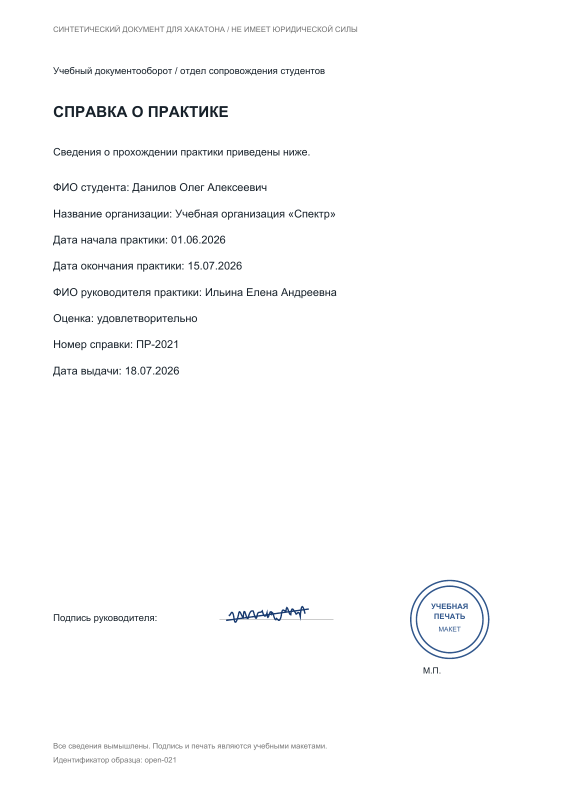
#> input picture data/open/documents/open-021.png, 1132 x 1600 px, found by its file name (shown at 1/2 size)
$ jupyter execute --allow-errors docrux_colab.ipynb   (shell and % lines are left out)
#> lines starting #> are read from the running program, lines starting #| are printed output that depends on the picture
#> the answer given: open-021.png
#> the answer given: open-021.png
#> further down, source is the input picture: shape (1600, 1132, 3); mean B, G, R 251.6, 251.4, 251.2
### tools/degrade.py
"""Портит чистые снимки так, как это делает телефон: наклон, тень, блик, низкое разрешение.

Из набора в формате организаторов делает такой же набор с испорченными
изображениями, чтобы измерить, насколько сервис устойчив к плохим фото.

    python tools/degrade.py data/open data/open-tilt --mode tilt
    python tools/degrade.py data/open data/open-photo --mode photo
"""

from __future__ import annotations

import argparse
import json
import random
import shutil
from pathlib import Path

import cv2
import numpy as np

MODES = ["tilt", "shadow", "glare", "lowres", "jpeg", "blur", "photo"]


# [19 lines left out: function tilt, not called in this run]


def shadow(image: np.ndarray, rng: random.Random) -> np.ndarray:
    """Косая тень от руки или телефона: половина листа темнее."""
    height, width = image.shape[:2]
    ys, xs = np.mgrid[0:height, 0:width].astype(np.float32)
    angle = rng.uniform(0, np.pi)
    offset = rng.uniform(0.35, 0.65)
    ramp = (xs / width * np.cos(angle) + ys / height * np.sin(angle)) - offset
    mask = 1 / (1 + np.exp(-ramp * rng.uniform(10, 25)))
    strength = rng.uniform(0.35, 0.55)
    gain = 1 - strength * mask
    return np.clip(image.astype(np.float32) * gain[..., None], 0, 255).astype(np.uint8)


# [31 lines left out: functions glare, lowres, jpeg, blur, not called in this run]


def photo(image: np.ndarray, rng: random.Random) -> np.ndarray:
    """Снимок телефоном: лист на столе, перспектива, наклон, тень, сжатие."""
    height, width = image.shape[:2]
#> height = 1600; width = 1132
    canvas_w, canvas_h = int(width * 1.25), int(height * 1.2)
#> canvas_w = 1415; canvas_h = 1920
    desk = np.full((canvas_h, canvas_w, 3), (72, 92, 118), np.uint8)
    grain = np.random.default_rng(rng.randrange(1 << 30)).normal(0, 9, desk.shape)
    desk = np.clip(desk.astype(np.float32) + grain, 0, 255).astype(np.uint8)

    margin_x, margin_y = (canvas_w - width) / 2, (canvas_h - height) / 2
#> margin_x = 141.5; margin_y = 160
    jitter = lambda: rng.uniform(-0.035, 0.035) * width  # noqa: E731
    source = np.float32([[0, 0], [width, 0], [width, height], [0, height]])
    target = np.float32(
        [
            [margin_x + jitter(), margin_y + jitter()],
            [margin_x + width + jitter(), margin_y + jitter()],
            [margin_x + width + jitter(), margin_y + height + jitter()],
            [margin_x + jitter(), margin_y + height + jitter()],
        ]
    )
    matrix = cv2.getPerspectiveTransform(source, target)
    warped = cv2.warpPerspective(image, matrix, (canvas_w, canvas_h), flags=cv2.INTER_CUBIC)
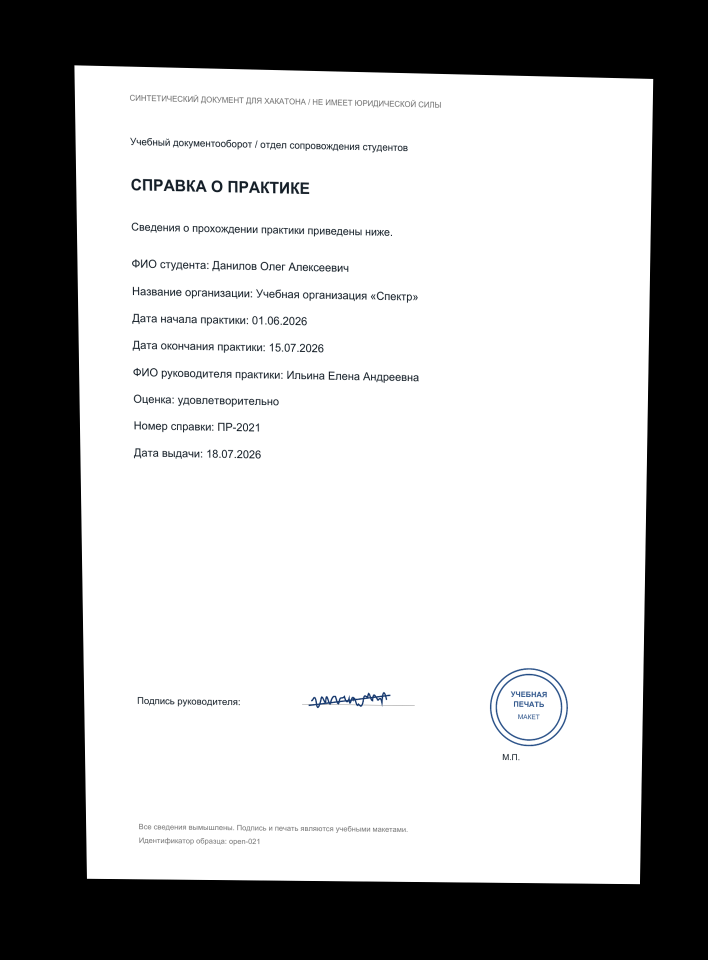
#> warped: shape (1920, 1415, 3) (shown at 1/2 size); mean B, G, R 169.6, 169.4, 169.2
    mask = cv2.warpPerspective(
        np.full((height, width), 255, np.uint8), matrix, (canvas_w, canvas_h)
    )
    out = np.where(mask[..., None] > 0, warped, desk)
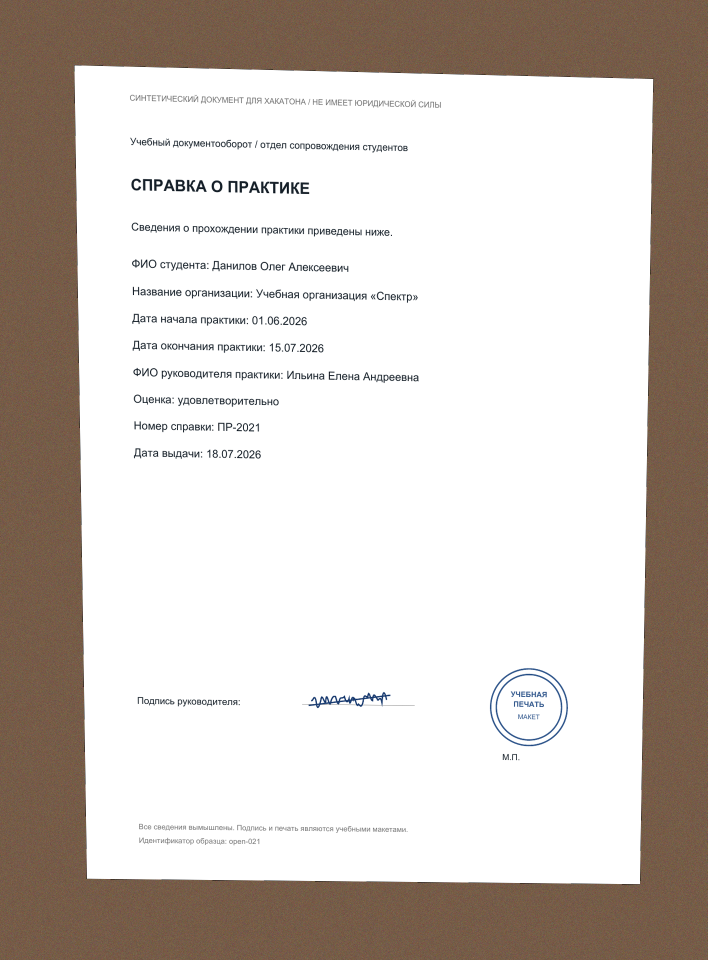
#> out: shape (1920, 1415, 3) (shown at 1/2 size); mean B, G, R 192.8, 199.1, 207.4

    angle = rng.uniform(-12, 12)
    rotation = cv2.getRotationMatrix2D((canvas_w / 2, canvas_h / 2), angle, 1.0)
    out = cv2.warpAffine(
        out,
        rotation,
        (canvas_w, canvas_h),
        flags=cv2.INTER_CUBIC,
        borderMode=cv2.BORDER_REPLICATE,
    )
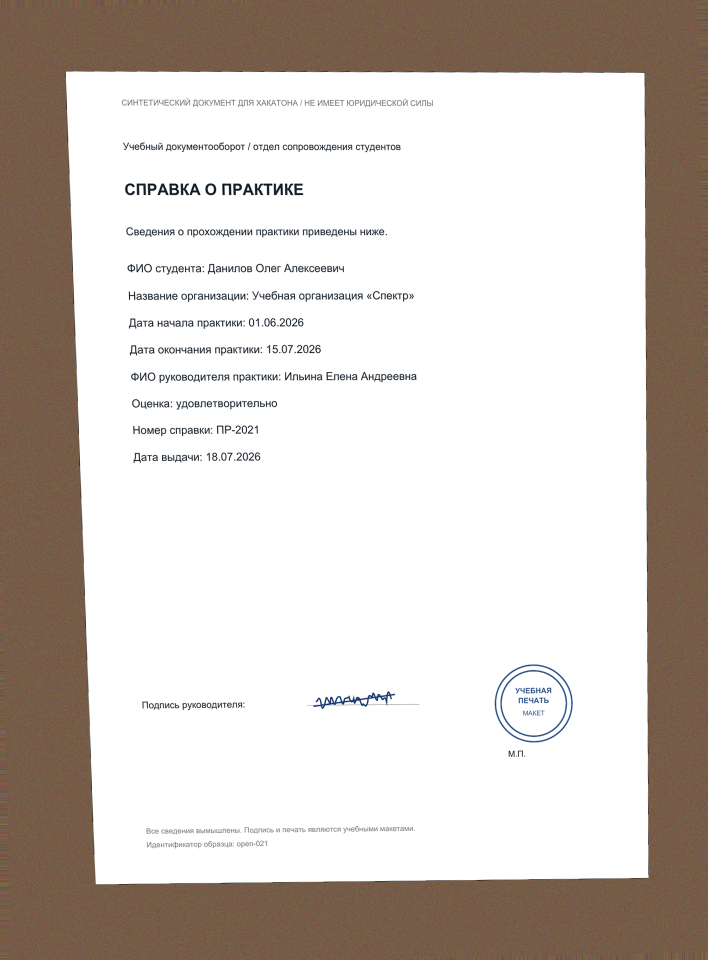
#> out: shape (1920, 1415, 3) (shown at 1/2 size); mean B, G, R 192.7, 199, 207.3
    out = shadow(out, rng)
#> in shadow, `return np.clip(image.astype(np.float32) * gain[..., None], 0, 255).ast..`:
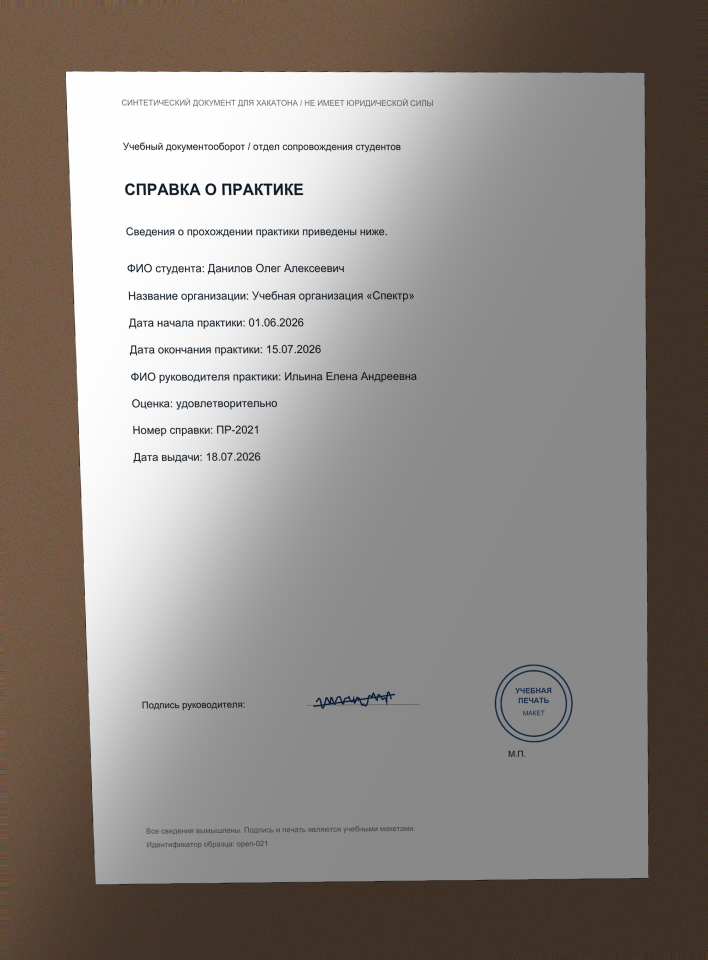
#> returned value: shape (1920, 1415, 3) (shown at 1/2 size); mean of channels 0, 1, 2 131.7, 136.4, 142.5; drawn as B, G, R
    scale = rng.uniform(0.8, 1.0)
    out = cv2.resize(out, None, fx=scale, fy=scale, interpolation=cv2.INTER_AREA)
#> out: shape (1688, 1244, 3)
    ok, buffer = cv2.imencode(".jpg", out, [cv2.IMWRITE_JPEG_QUALITY, rng.randint(55, 75)])
    return cv2.imdecode(buffer, cv2.IMREAD_COLOR) if ok else out
#> returned value: shape (1688, 1244, 3)


TRANSFORMS = {
    "tilt": tilt,
    "shadow": shadow,
    "glare": glare,
    "lowres": lowres,
    "jpeg": jpeg,
    "blur": blur,
    "photo": photo,
}


# [30 lines left out: function degrade, not called in this run]


# [9 lines that do not run on import are left out]

### backend/src/docrux/pipeline.py
"""Сквозной путь: файл → текст → карточка → проверка → ответ."""

from __future__ import annotations

import re
import time
from dataclasses import dataclass

import numpy as np

from docrux import textnorm
from docrux.doctypes import DocType, DocTypeRegistry
from docrux.extraction import freeform
from docrux.extraction.classify import detect_type
from docrux.extraction.fields import Found, locate, normalize, split_composite
from docrux.extraction.generic import OTHER_TYPE, generic_fields, guess_title
from docrux.imaging import advice, marks
from docrux.imaging.loader import Page, load_page, load_pages
from docrux.imaging.preprocess import Prepared, prepare
from docrux.models import Analysis, Answer, Box, FieldValue, Line, OcrResult, Validation
from docrux.ocr.base import OcrEngine
from docrux.ocr.handwriting import HandwritingReader
from docrux.qa.answerer import COMPLETENESS_QUESTION, Answerer
from docrux.qa.retrieval import load_hints
from docrux.rules.kb import RuleBook
from docrux.rules.remarks import find_remarks
from docrux.rules.validate import validate
from docrux.settings import Settings, get_settings
from docrux.textnorm import NOT_FOUND

FORM_SHARE = 0.6
"""Доля полей с метками, начиная с которой документ считается бланком."""
PRINTED_TRUST = 0.6
GARBAGE_TRUST = 0.3
"""Ниже этой уверенности печатное чтение считается случайным набором букв."""
"""Ниже этой уверенности печатное значение перепроверяется как рукописное."""
HINT_MIN_WIDTH = 0.25
"""Ширина подсказки, если после метки на строке ничего нет, в долях ширины снимка."""


class TypeNotDetected(ValueError):
    """Тип документа не удалось определить автоматически."""


@dataclass
class Processed:
    analysis: Analysis
    image: np.ndarray
    """Выровненный снимок, к которому привязаны рамки полей."""


class Pipeline:
    # [15 lines left out: function __init__, not called in this run]

    @classmethod
    def default(cls, settings: Settings | None = None) -> Pipeline:
        from docrux.ocr.tesseract import TesseractEngine

        settings = settings or get_settings()
        return cls(
            DocTypeRegistry.load(settings.doc_types_dir),
            RuleBook.load(settings.rules_path),
            TesseractEngine(settings.ocr_lang, settings.ocr_psm, settings.tessdata),
            settings,
        )

    # [235 lines left out: functions read, analyze, extract, empty, not called in this run]

    def _type(self, analysis: Analysis) -> DocType | None:
        return self.registry.get(analysis.document_type) if analysis.supported else None

    def ask(self, analysis: Analysis, question: str, assistant: bool = False) -> Answer:
        """Отвечает на вопрос. assistant включает рассказ о документе и поиск по Положению."""
        return self.answerer.answer(self._type(analysis), analysis, question, assistant)

    # [56 lines left out: functions check, _stack, _value_place, not called in this run]


_SEAL_LABEL = re.compile(r"^\s*(м\.?\s*п\.?|место\s+печати)\s*$", re.IGNORECASE)


def _seal_anchor(lines: list[Line]) -> Line | None:
    """Строка «М.П.»: возле неё должна стоять печать."""
    return next((line for line in lines if _SEAL_LABEL.match(line.text)), None)


def _same(left: str, right: str) -> bool:
    return textnorm.compare_key(left) == textnorm.compare_key(right)


# [4 lines left out: function _gray, not called in this run]

### notebooks/docrux_colab.ipynb
# Докрукс в Google Colab

Ноутбук запускает сервис на бесплатной машине Colab без видеокарты:

1. ставит Tesseract и сам сервис;
2. распознаёт открытый набор и сверяет результат со скриптом организаторов;
3. собирает `results.json` для любого другого набора в том же формате;
4. показывает разбор одного документа с подсветкой полей.

Выполняйте ячейки по порядку. Установка занимает около двух минут.

## 1. Установка

[cell 1]
import os

os.environ["DOCRUX_TESSDATA"] = "/opt/tessdata_best"
os.environ["DOCRUX_CONFIG_DIR"] = "/content/docrux/config"
ROOT = "/content/docrux"

## 2. Открытый набор

Сервис читает 30 изображений, отвечает на 120 вопросов и сохраняет `results.json`. Затем скрипт организаторов сравнивает его с эталоном.

## 3. Свой набор

Загрузите архив с набором в том же формате: `documents.json`, `questions.json` и папка `documents`. Ячейка распакует его и соберёт `results.json`. Если в архиве есть `reference_results.json`, результат будет сразу проверен.

[cell 2]
import glob
import zipfile

from google.colab import files

uploaded = files.upload()
archive = next(iter(uploaded))
target = "/content/dataset"
#> (the rest of this cell did not finish here and is left out)

## 4. Один документ

Можно взять пример из открытого набора или загрузить свой файл. Зелёные рамки показывают, где на снимке найдено каждое поле.

[cell 3]
import cv2
from IPython.display import display
from PIL import Image

from docrux.pipeline import Pipeline

#> (the rest of this cell did not finish here and is left out)

#> (a cell that did not finish here is left out)

Свой файл: JPG, PNG или PDF.

[cell 5]
uploaded = files.upload()
#> (the rest of this cell did not finish here and is left out)

## 5. Плохой снимок

Тот же документ после наклона, тени и сжатия. Сервис сначала выравнивает снимок, потом читает.

[cell 6]
import random
import sys

sys.path.insert(0, f"{ROOT}/tools")
import numpy as np
from degrade import photo

source = cv2.imread(f"{ROOT}/data/open/documents/open-021.png")
damaged = photo(source, random.Random(3))
cv2.imwrite("/content/photo.jpg", damaged)
before = Image.fromarray(cv2.cvtColor(damaged, cv2.COLOR_BGR2RGB))
before.thumbnail((500, 700))
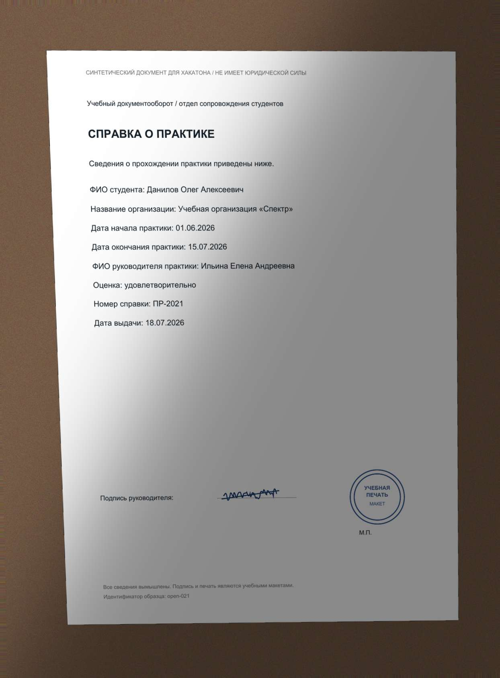
#> before: PIL image 500x678 RGB; mean R, G, B 142.8, 136.6, 131.9
display(before)
#> (the rest of this cell did not finish here and is left out)

$ run again, with data/open/documents/open-001.png copied over data/open/documents/open-021.png
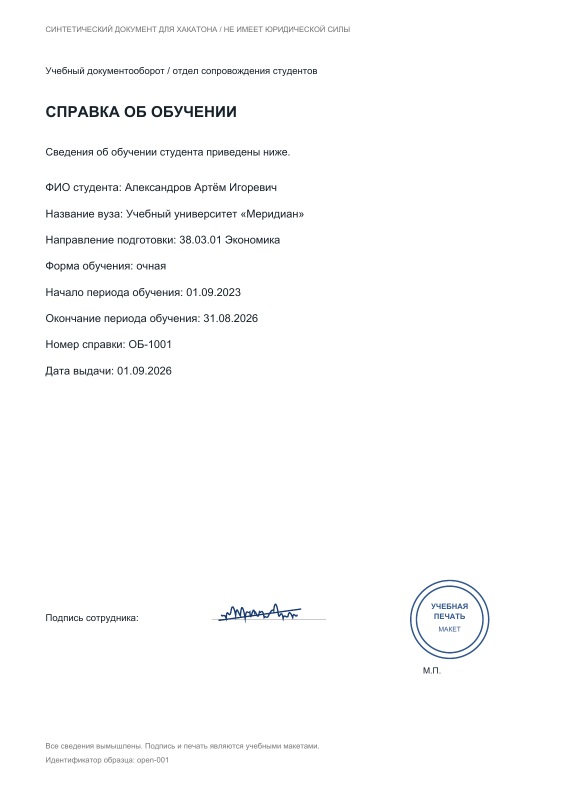
#> input picture data/open/documents/open-001.png, 1132 x 1600 px, found by its file name (shown at 1/2 size)
#> source is the input picture: shape (1600, 1132, 3); mean B, G, R 251.6, 251.4, 251.2
#> in photo, `out = cv2.warpAffine( out, rotation, (canvas_w, canvas_h), flags=cv2.I..`:
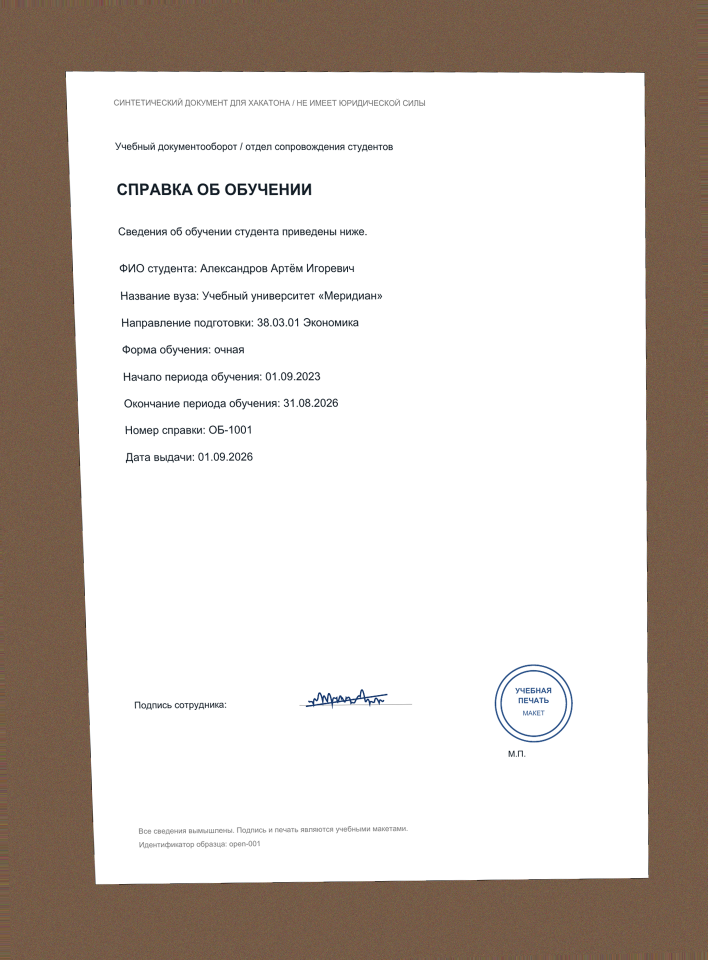
#> out: shape (1920, 1415, 3) (shown at 1/2 size); mean B, G, R 192.7, 199, 207.3
#> `before.thumbnail((500, 700))`:
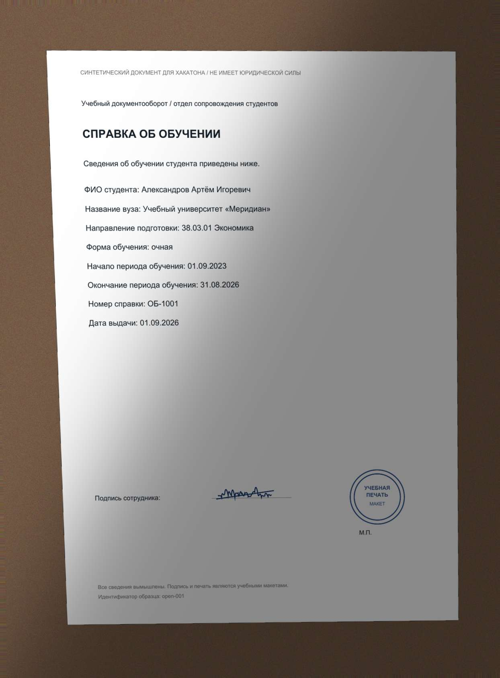
#> before: PIL image 500x678 RGB; mean R, G, B 142.7, 136.6, 131.9
